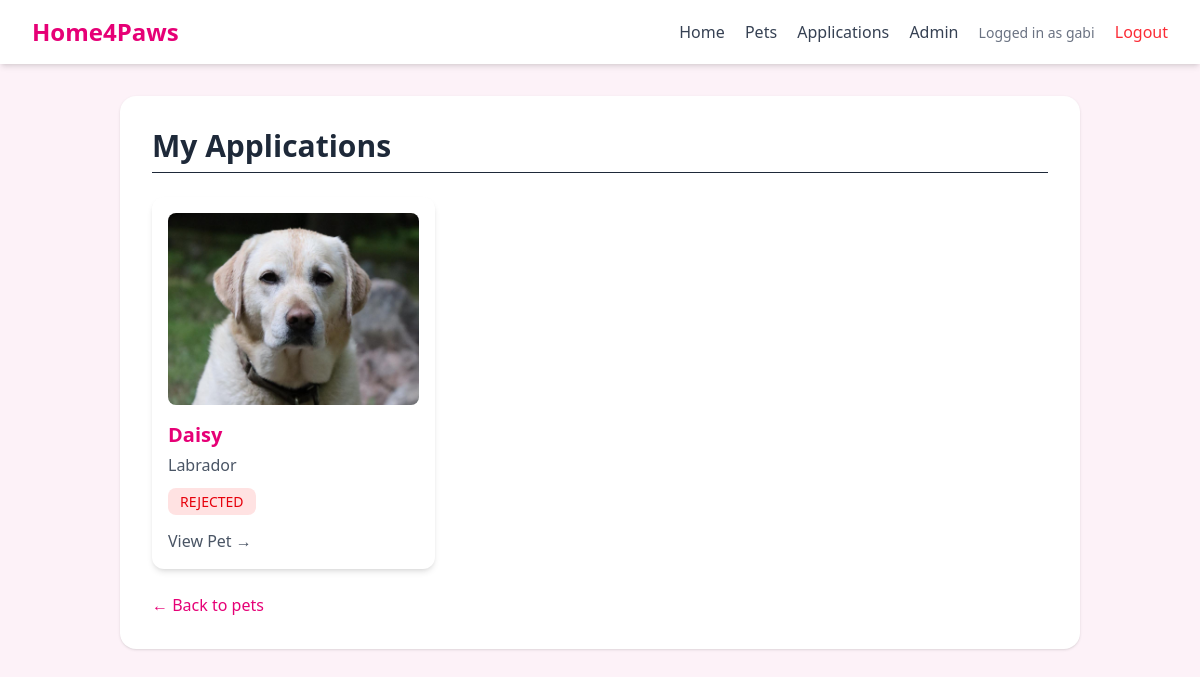
Page /my-applications/ (signed in) on the committed database.
### core/models.py (models this page shows, shortened)
class AdoptionApplication(models.Model):
    STATUS_CHOICES = [
        ('PENDING', 'Pending'),
        ('APPROVED', 'Approved'),
        ('REJECTED', 'Rejected'),
    ]
    user = models.ForeignKey(User, on_delete=models.CASCADE)
    pet = models.ForeignKey(Pet, on_delete=models.CASCADE)
    application_text = models.TextField()
    housing_type = models.CharField(max_length=50, blank=True)
    has_garden = models.BooleanField(default=False)
    near_park = models.BooleanField(default=False)
    has_other_pets = models.BooleanField(default=False)
    pet_experience = models.TextField(blank=True)
    hours_alone = models.IntegerField(default=0)
    reason = models.TextField(blank=True)
    status = models.CharField(max_length=10, choices=STATUS_CHOICES, default='PENDING')
    created_at = models.DateTimeField(auto_now_add=True)

class Pet(models.Model):#all of the pets
    PET_TYPE_CHOICES = [
        ('DOG', 'Dog'),
        ('CAT', 'Cat'),
        ('OTHER', 'Other'),
    ]
    STATUS_CHOICES = [
        ('AVAILABLE', 'Available'),
        ('ADOPTED', 'Adopted'),
    ]
    shelter = models.ForeignKey(Shelter, on_delete=models.CASCADE)
    name = models.CharField(max_length=100)
    pet_type = models.CharField(max_length=10, choices=PET_TYPE_CHOICES)
    breed = models.CharField(max_length=100)
    age = models.IntegerField()
    gender = models.CharField(max_length=10)
    description = models.TextField()
    vaccination_status = models.BooleanField(default=False)
    status = models.CharField(max_length=10, choices=STATUS_CHOICES, default='AVAILABLE')
    image = models.ImageField(upload_to='pet_images/', blank=True, null=True)

### core/views.py (the view)
# urls.py: path('my-applications/', views.my_applications, name='my_applications'),
@login_required
def my_applications(request):
    applications = AdoptionApplication.objects.filter(user=request.user)
    return render(request, 'core/my_applications.html', {'applications': applications})

### core/templates/core/my_applications.html
{% extends 'core/base.html' %}
{% block content %}
<h1 class="text-3xl font-bold text-gray-800 mb-6 border-b pb-2">
    My Applications
</h1>
<div class="grid grid-cols-1 md:grid-cols-2 lg:grid-cols-3 gap-6">
    {% for app in applications %}
        <div class="bg-white rounded-xl shadow-md p-4 hover:shadow-lg transition">
            {% if app.pet.image %}
                <img src="{{ app.pet.image.url }}"
                     alt="{{ app.pet.name }}"
                     class="w-full h-48 object-cover rounded-lg mb-4">
            {% endif %}
            <h2 class="text-xl font-semibold text-pink-600">
                {{ app.pet.name }}
            </h2>
            <p class="text-gray-600 mt-1">
                {{ app.pet.breed }}
            </p>
            <div class="mt-3">
                <span class="
                    px-3 py-1 rounded-lg text-sm
                    {% if app.status == 'APPROVED' %}
                        bg-green-100 text-green-700
                    {% elif app.status == 'REJECTED' %}
                        bg-red-100 text-red-600
                    {% else %}
                        bg-yellow-100 text-yellow-700
                    {% endif %}
                ">
                    {{ app.status }}
                </span>
            </div>
            <div class="mt-4">
                <a href="{% url 'pet_detail' app.pet.id %}"
                   class="text-gray-600 hover:underline">
                    View Pet →
                </a>
            </div>
        </div>
    {% empty %}
        <p class="text-gray-600">You have no applications.</p>
    {% endfor %}
</div>
<div class="mt-6">
    <a href="{% url 'pet_list' %}" class="text-pink-600 hover:underline">
        ← Back to pets
    </a>
</div>
{% endblock %}

### core/templates/core/base.html (shortened to what this page needs)
<!DOCTYPE html>
<html>
<head>
    <script src="https://cdn.jsdelivr.net/npm/@tailwindcss/browser@4"></script>
</head>
<body class="bg-pink-50 min-h-screen text-gray-800">
<nav class="bg-white shadow-md px-8 py-4 flex justify-between items-center">
    <h1 class="text-2xl font-bold text-pink-600">Home4Paws</h1>
    <div class="space-x-4">
        <a class="text-gray-700 hover:text-pink-600" href="{% url 'home' %}">Home</a>
        <a class="text-gray-700 hover:text-pink-600" href="{% url 'pet_list' %}">Pets</a>
        {% if user.is_authenticated %}
            {% if user.profile.role == 'STAFF' or user.profile.role == 'ADMIN' %}
                <a class="text-gray-700 hover:text-pink-600" href="{% url 'staff_applications' %}">Applications</a>
            {% endif %}
            {% if user.is_staff %}
                <a class="text-gray-700 hover:text-pink-600" href="/admin/">Admin</a>
            {% endif %}
            <span class="text-sm text-gray-500">Logged in as {{ user.username }}</span>
            <a class="text-red-500 hover:text-red-700" href="{% url 'logout' %}">Logout</a>
        {% else %}
            <a class="bg-pink-500 text-white px-4 py-2 rounded-lg hover:bg-pink-600" href="{% url 'login' %}">Login</a>
        {% endif %}
    </div>
</nav>
<main class="max-w-5xl mx-auto p-8">
    <div class="bg-white rounded-2xl shadow p-8">
        {% block content %}
        {% endblock %}
    </div>
</main>
</body>
</html>

### rows in the picture
AdoptionApplication: pet.image (picture), pet.name "Daisy", pet.breed "Labrador", status "REJECTED"

### other values in the picture
{{ user.username }} "gabi"
